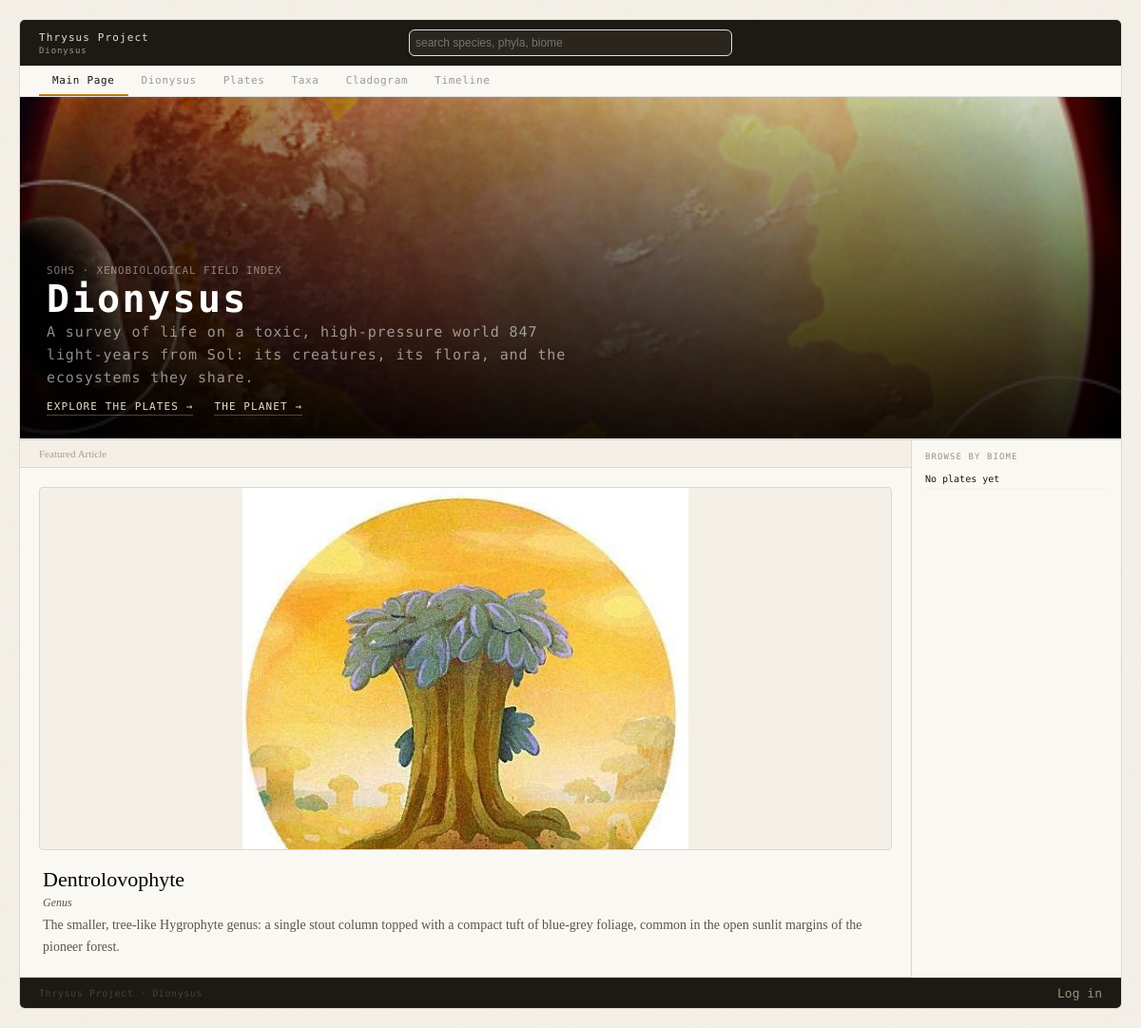
The page / on the database its author committed.
### tables this page shows
CREATE TABLE `taxa` (
  `id` int(11) NOT NULL AUTO_INCREMENT,
  `parent_taxon_id` int(11) DEFAULT NULL,
  `name` varchar(100) NOT NULL,
  `rank` varchar(55) DEFAULT NULL,
  `description` text DEFAULT NULL,
  `colour_hex` varchar(7) DEFAULT NULL,
  `body_plan` text DEFAULT NULL,
  `appearance` text DEFAULT NULL,
  `behaviour` text DEFAULT NULL,
  `habitat_and_distribution` text DEFAULT NULL,
  `evolutionary_history` text DEFAULT NULL,
  `status` enum('extant','extinct') DEFAULT 'extant',
  `first_described` date DEFAULT NULL,
  `lead` varchar(100) DEFAULT NULL,
  `last_edited` date DEFAULT NULL,
  `category` enum('fauna','flora','tapetae') DEFAULT 'fauna',
  `image` varchar(255) DEFAULT NULL,
  PRIMARY KEY (`id`),
  KEY `parent_taxon_id` (`parent_taxon_id`),
  CONSTRAINT `taxa_ibfk_1` FOREIGN KEY (`parent_taxon_id`) REFERENCES `taxa` (`id`)
);

### index.php (the view, shortened to what this page needs)
<?php
include 'header.php';
include 'db_config.php';
include 'site-text.php'; ?>
<?php
$hero = $db_connect->execute_query("SELECT title, image FROM plates WHERE image IS NOT NULL AND image <> '' ORDER BY created_at DESC LIMIT 1")->fetch_assoc();
$hero_src = $hero ? $hero['image'] : 'Hero.png';
$hero_alt = $hero ? $hero['title'] : 'Dionysus';
?>
<div class="image-container">
    <img src="images/<?php echo htmlspecialchars($hero_src); ?>" alt="<?php echo htmlspecialchars($hero_alt); ?>">
    <div class="text-overlay">
        <div class="hero-links">
            <a href="plates.php">Explore the plates &rarr;</a>
            <a href="world.php">The planet &rarr;</a>
        </div>
    </div>
</div>
<div class="body">
    <?php
    $candidates = [];
    $sp = $db_connect->execute_query(
        "SELECT s.*, COALESCE(NULLIF(s.species_image, ''),
            (SELECT p.image FROM plates p JOIN plate_subjects ps ON ps.plate_id = p.id
             WHERE ps.subject_type = 'species' AND ps.subject_id = s.id ORDER BY p.id LIMIT 1)) AS shown_image
         FROM species s"
    );
    while ($row = $sp->fetch_assoc()) {
        $candidates[] = [
            'href'        => 'entry.php?type=species&id=' . $row['id'],
            'name'        => $row['common_name'],
            'sub'         => $row['scientific_name'],
            'desc'        => $row['species_description'],
            'image'       => $row['shown_image'],
            'lead'        => $row['lead'],
            'last_edited' => $row['last_edited'],
            'crumb_start' => (int) $row['taxon_id'],
        ];
    }
    $fl = $db_connect->execute_query(
        "SELECT t.*, COALESCE(NULLIF(t.image, ''),
            (SELECT p.image FROM plates p JOIN plate_subjects ps ON ps.plate_id = p.id
             WHERE ps.subject_type = 'taxon' AND ps.subject_id = t.id ORDER BY p.id LIMIT 1)) AS shown_image
         FROM taxa t WHERE t.category = 'flora'"
    );
    while ($row = $fl->fetch_assoc()) {
        if (empty($row['shown_image'])) {
            continue;
        }
        $candidates[] = [
            'href'        => 'entry.php?id=' . $row['id'],
            'name'        => $row['name'],
            'sub'         => ucfirst($row['rank'] ?? ''),
            'desc'        => $row['description'],
            'image'       => $row['shown_image'],
            'lead'        => $row['lead'],
            'last_edited' => $row['last_edited'],
            'crumb_start' => (int) $row['parent_taxon_id'],
        ];
    }
    $feature = $candidates ? $candidates[array_rand($candidates)] : null;
    ?>
    <div class="main">
        <span class="feature-title">Featured Article</span>
        <div class="feature-container">
            <?php if ($feature) { ?>
            <a href="<?php echo $feature['href']; ?>" class="feature-link">
                <div class="feature-img"><img src="images/<?php echo htmlspecialchars($feature['image']); ?>" alt="<?php echo htmlspecialchars($feature['name']); ?>"></div>
                <div class="feature-text">
                    <span class="common-name"><?php echo htmlspecialchars($feature['name']); ?></span>
                    <span class="sci-name"><?php echo htmlspecialchars($feature['sub'] ?? ''); ?></span>
                    <span class="featured-desc"><?php echo $feature['desc']; ?></span>
                </div>
            </a>
            <?php } else { ?>
                <p class="featured-desc">Nothing illustrated yet.</p>
            <?php } ?>
        </div>
    </div>
    <div class="sidebar">
        <div class="sidebar-block">
            <div class="sidebar-label">Browse By Biome</div>
            <?php
            $biomes = $db_connect->execute_query(
                "SELECT b.id, b.name, b.colour_hex, COUNT(p.id) AS plate_count
                 FROM biomes b LEFT JOIN plates p ON p.biome_id = b.id
                 GROUP BY b.id, b.name, b.colour_hex
                 HAVING plate_count > 0
                 ORDER BY b.name"
            );
            if ($biomes->num_rows === 0) {
                echo "<div class='sidebar-cat'><span class='sidebar-cat-name'>No plates yet</span></div>";
            }
            ?>
        </div>
    </div>
</div>
<?php include 'footer.php'; ?>

### style.css (style rules this page uses)
* { box-sizing: border-box; margin: 0; padding: 0; }
:root { --bg: #f4f0e8; --surface: #faf8f3; --border: #ddd8ca; --border-faint: #eae6dc; --topbar-bg: #1c1a14; --text-primary: #1a1714; --text-secondary: #5c5546; --text-muted: #9c9080; --accent-amber: #c27b12; --mono: 'Space Mono', monospace; --serif: 'Libre Baskerville', serif; }
body { background: var(--bg); padding: 20px; }
.image-container { position: relative; height: clamp(260px, 45vh, 460px); overflow: hidden; border-bottom: 1px solid #e0e0e0; background: #222; }
.image-container img { object-fit: cover; width: 100%; height: 100%; display: block; object-position: center; }
.image-container::before { content: ""; position: absolute; inset: 0; z-index: 1; background: linear-gradient(to top, rgba(0, 0, 0, 0.88) 0%, rgba(0, 0, 0, 0.15) 100%); }
.text-overlay { position: absolute; bottom: 0; left: 0; font-family: var(--mono); letter-spacing: 0.06em; font-size: 10px; padding: 24px 28px; max-width: 640px; color: #ffffff; z-index: 2; }
.body { display: grid; grid-template-columns: 1fr 220px; }
.main { border-right: 1px solid #DDD8CA; border-bottom: 1px solid #DDD8CA; border-top: 1px solid #DDD8CA; }
.feature-title { display: flex; justify-content: space-between; background: #F4F0E8; padding: 8px 20px; font: var(--mono); color: #AA9C87; font-size: 11px; border-bottom: 1px solid #DDD8CA; }
.feature-link { text-decoration: none; color: inherit; display: flex; flex-direction: column; width: 100%; }
.feature-container { display: flex; padding: 20px; }
.feature-img { background: #F4F0E8; border: 1px solid #DDD8CA; border-radius: 4px; }
.feature-img img { display: block; margin: 0 auto; max-width: 100%; max-height: 380px; width: auto; height: auto; }
.feature-text { display: flex; flex-direction: column; gap: 4px; padding: 14px 4px 0; }
.common-name { font-family: var(--serif); color: black; font-size: 22px; font-weight: 500; }
.sci-name { font-family: var(--serif); font-style: italic; font-size: 12px; color: #5c5546; }
.featured-desc { font-size: 14px; color: #5c5546; line-height: 1.65; }
.sidebar { background: #FAF8F3; height: 100%; border-top: 1px solid #DDD8CA; }
.sidebar-block { padding: 12px 14px; border-bottom: 1px solid #DDD8CA; background: #FAF8F3; }
.sidebar-block:last-child { border-bottom: none; }
.sidebar-cat { display: flex; align-items: center; gap: 8px; padding: 5px 0; border-bottom: 1px solid #F4F0E8; }
.sidebar-label { font-family: var(--mono); font-size: 9px; letter-spacing: 0.12em; margin-bottom: 8px; text-transform: uppercase; color: #9c9080; }
.sidebar-cat-name { font-family: var(--mono); font-size: 10px; flex: 1; text-decoration: none; color: var(--text-primary); }
.hero-links { display: flex; flex-wrap: wrap; gap: 22px; margin-top: 12px; }
.hero-links a { font-family: var(--mono); font-size: 11px; letter-spacing: 0.1em; text-transform: uppercase; text-decoration: none; color: #E8DFC8; border-bottom: 1px solid rgba(232, 223, 200, 0.3); padding-bottom: 2px; }

### rows shown on the page
taxa: image (picture), name "Dentrolovophyte", description "The smaller, tree-like Hygrophyte genus: a single stout column topped with a compact tuft of blue-grey foliage, common in the open sunlit margins of the pioneer forest."

### other values the page prints
$text "SOHS · XENOBIOLOGICAL FIELD INDEX Dionysus A survey of life on a toxic, high-pressure world 847 light-years from Sol: its creatures, its flora, and the ecosystems they share."
